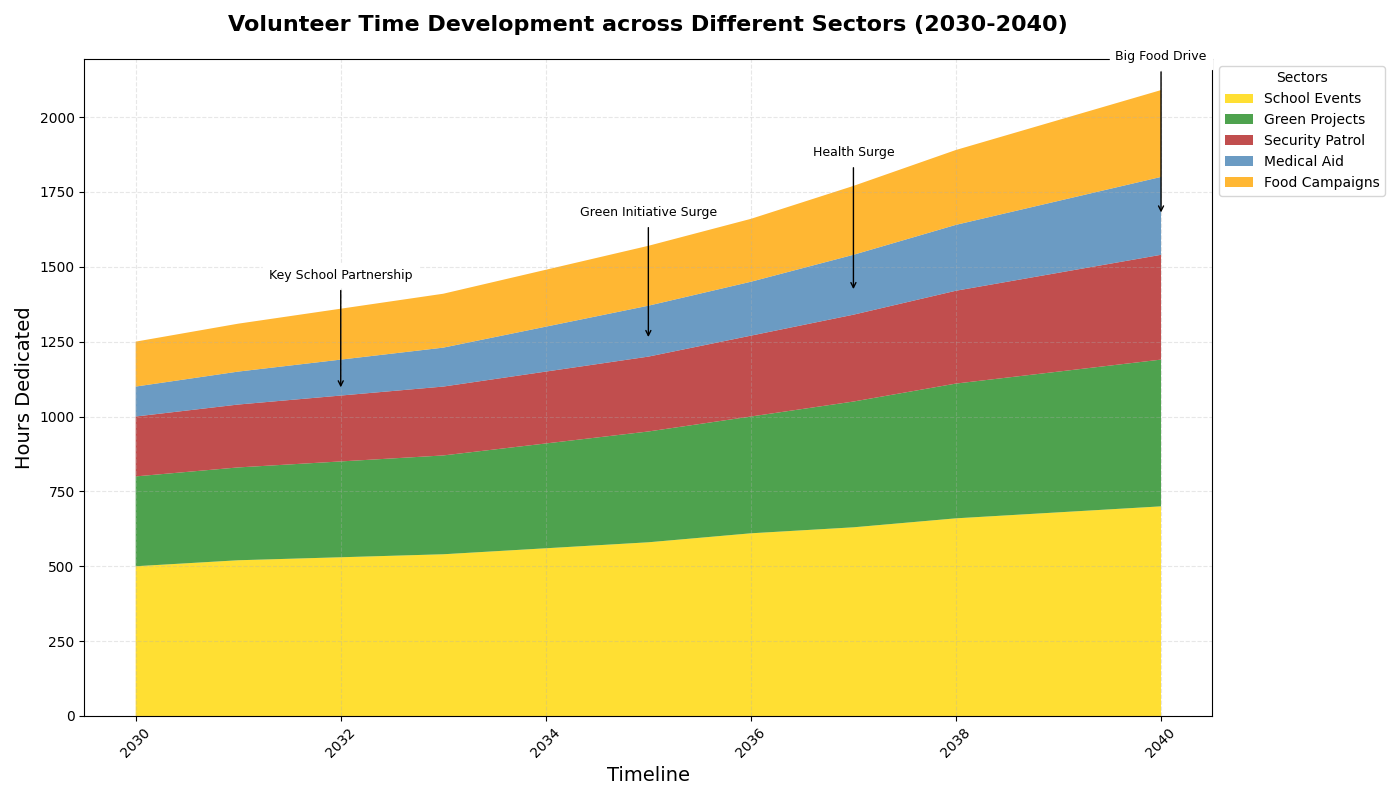

Recreate this plot in Python.
import matplotlib.pyplot as plt
import numpy as np

years = np.arange(2030, 2041)

school_programs = np.array([500, 520, 530, 540, 560, 580, 610, 630, 660, 680, 700])
environmental_projects = np.array([300, 310, 320, 330, 350, 370, 390, 420, 450, 470, 490])
neighborhood_watch = np.array([200, 210, 220, 230, 240, 250, 270, 290, 310, 330, 350])
healthcare_support = np.array([100, 110, 120, 130, 150, 170, 180, 200, 220, 240, 260])
food_drives = np.array([150, 160, 170, 180, 190, 200, 210, 230, 250, 270, 290])

plt.figure(figsize=(14, 8))
plt.stackplot(years, school_programs, environmental_projects, neighborhood_watch, healthcare_support, food_drives,
              labels=['School Events', 'Green Projects', 'Security Patrol', 'Medical Aid', 'Food Campaigns'],
              colors=['#FFD700', '#228B22', '#B22222', '#4682B4', '#FFA500'], alpha=0.8)

plt.title('Volunteer Time Development across Different Sectors (2030-2040)', fontsize=16, fontweight='bold', pad=20)
plt.xlabel('Timeline', fontsize=14)
plt.ylabel('Hours Dedicated', fontsize=14)

plt.legend(loc='upper left', title='Sectors', bbox_to_anchor=(1, 1), fontsize=10)

plt.grid(alpha=0.3, linestyle='--')
plt.xticks(rotation=45)
plt.tight_layout()

milestones = {
    2032: 'Key School Partnership',
    2035: 'Green Initiative Surge',
    2037: 'Health Surge',
    2040: 'Big Food Drive'
}

for year, text in milestones.items():
    hour_total = sum([school_programs[year-2030], environmental_projects[year-2030], neighborhood_watch[year-2030], healthcare_support[year-2030], food_drives[year-2030]])
    plt.annotate(text, xy=(year, hour_total*0.8), xytext=(year, hour_total + 100),
                 arrowprops=dict(facecolor='black', arrowstyle='->'),
                 fontsize=9, ha='center', color='black', backgroundcolor='white')

plt.show()
